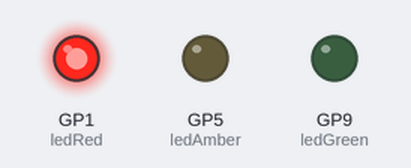
The program below on a simulated Raspberry Pi Pico running MicroPython. On the bench: output pins drawn as LEDs (lit = HIGH).

Above: at 1.0 s.
At 3.0 s:
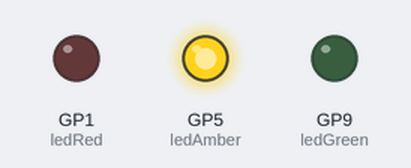
At 5.0 s:
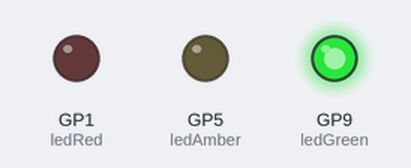
Timing chart, 0 to 7.8 s (numbered marks = the images above):
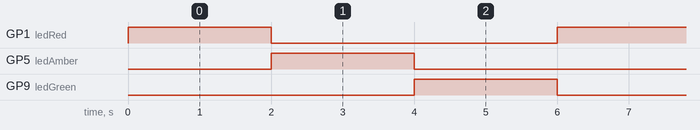

The program:

Traffic_signal2.py
```python
import machine
import utime
ledRed = machine.Pin(1,machine.Pin.OUT)
ledAmber = machine.Pin(5,machine.Pin.OUT)
ledGreen = machine.Pin(9,machine.Pin.OUT)


while 1 :
  ledRed.value(1)
  utime.sleep(2)
  ledRed.value(0)
  ledAmber.value(1)
  utime.sleep(2)
  ledAmber.value(0)


  ledGreen.value(1)
  utime.sleep(2)
  ledGreen.value(0)
```

Measured:
- by itself, GP1 (ledRed), GP5 (ledAmber), GP9 (ledGreen): alternates HIGH for 2.0 s and LOW for 4.0 s
- by itself, everything shown: repeats every 6.0 s, in 3 steps
